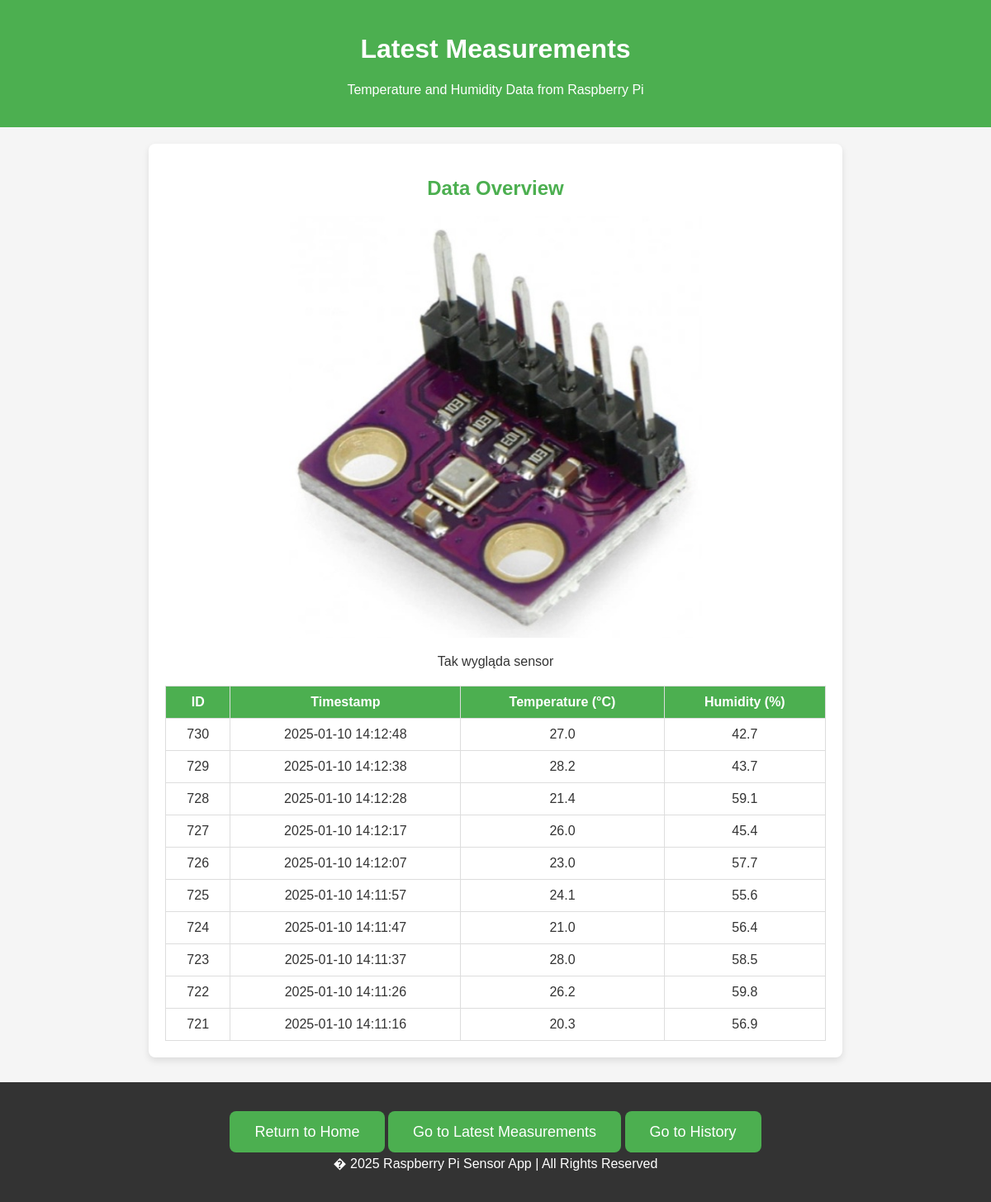
The app's page /measurements_page with its own data.
### tables this page shows
CREATE TABLE weather_control (
            id INTEGER PRIMARY KEY AUTOINCREMENT,
            timestamp DATETIME DEFAULT CURRENT_TIMESTAMP,
            temperature REAL,
            humidity REAL
        );

### app.py (the view)
@app.route('/measurements_page')
def measurements_page():
    conn = sqlite3.connect(DB_PATH)
    cursor = conn.cursor()
    cursor.execute("SELECT * FROM weather_control ORDER BY timestamp DESC LIMIT 10")
    measurements = cursor.fetchall()
    conn.close()
    return render_template('measurements.html', measurements=measurements)

### templates/measurements.html (shortened to what this page needs)
<!DOCTYPE html>
<html lang="en">
<head>
    <link rel="stylesheet" href="static/css/index.css">
</head>
<body>
    <header>
        <h1 class="welcome-msg">Latest Measurements</h1>
        <p>Temperature and Humidity Data from Raspberry Pi</p>
    </header>
    <div class="container">
        <h2>Data Overview</h2>
        <div class="image-container">
            <img src="static/images/weather.jpg" alt="Weather detector" class="resized-image">
            <p>Tak wygląda sensor</p>
        </div>
        <table>
            <thead>
                <tr>
                    <th>ID</th>
                    <th>Timestamp</th>
                    <th>Temperature (&deg;C)</th>
                    <th>Humidity (%)</th>
                </tr>
            </thead>
            <tbody>
                {% for measurement in measurements %}
                    <tr>
                        <td>{{ measurement[0] }}</td>
                        <td>{{ measurement[1] }}</td>
                        <td>{{ measurement[2] }}</td>
                        <td>{{ measurement[3] }}</td>
                    </tr>
                {% endfor %}
            </tbody>
        </table>
    </div>
    <footer>
        <div class="cta">
            <a href="/" class="button">Return to Home</a>
            <a href="/measurements_page" class="button">Go to Latest Measurements</a>
            <a href="/history_page" class="button">Go to History</a>
        </div>
        <p>� 2025 Raspberry Pi Sensor App | All Rights Reserved</p>
    </footer>
</body>
</html>

### static/css/index.css (style rules this page uses)
body { font-family: Arial, sans-serif; margin: 0; padding: 0; background: #f5f5f5; color: #333; }
header { background: #4CAF50; color: white; padding: 20px 0; text-align: center; }
h1, h2 { color: #4CAF50; text-align: center; }
table { width: 100%; border-collapse: collapse; margin-top: 20px; }
table, th, td { border: 1px solid #ddd; }
th, td { padding: 10px; text-align: center; }
th { background: #4CAF50; color: white; }
.cta { text-align: center; margin-top: 30px; }
.cta a { background: #4CAF50; color: white; text-decoration: none; padding: 15px 30px; border-radius: 8px; font-size: 18px; }
.welcome-msg { color: white; font-size: 2rem; font-weight: bold; }
.container { max-width: 800px; margin: 20px auto; padding: 20px; background: white; border-radius: 8px; box-shadow: 0 4px 8px rgba(0, 0, 0, 0.1); }
footer { text-align: center; padding: 20px 0; background: #333; color: white; margin-top: 30px; }
.image-container { text-align: center; }
.resized-image { width: 100%; max-width: 500px; height: auto; }

### records on screen
weather_control: id "730", timestamp "2025-01-10 14:12:48", temperature "27.0", humidity "42.7"
weather_control: id "729", timestamp "2025-01-10 14:12:38", temperature "28.2", humidity "43.7"
weather_control: id "728", timestamp "2025-01-10 14:12:28", temperature "21.4", humidity "59.1"
weather_control: id "727", timestamp "2025-01-10 14:12:17", temperature "26.0", humidity "45.4"
weather_control: id "726", timestamp "2025-01-10 14:12:07", temperature "23.0", humidity "57.7"
weather_control: id "725", timestamp "2025-01-10 14:11:57", temperature "24.1", humidity "55.6"
weather_control: id "724", timestamp "2025-01-10 14:11:47", temperature "21.0", humidity "56.4"
weather_control: id "723", timestamp "2025-01-10 14:11:37", temperature "28.0", humidity "58.5"
weather_control: id "722", timestamp "2025-01-10 14:11:26", temperature "26.2", humidity "59.8"
weather_control: id "721", timestamp "2025-01-10 14:11:16", temperature "20.3", humidity "56.9"
